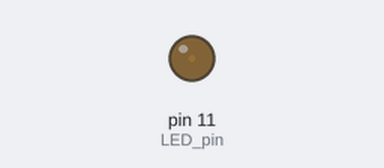
Bench run of a sketch on a simulated Arduino Uno, built with avr-gcc and run on an emulated ATmega328P. On the bench: output pins drawn as LEDs (lit = HIGH).

Above: at 0.05 s.
At 1.15 s:
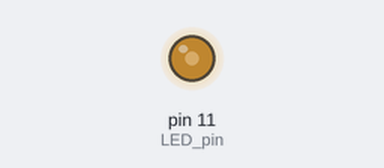
At 2.3 s:
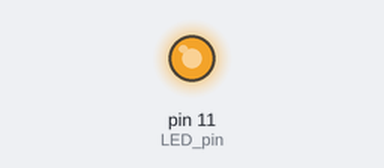
At 4.6 s:
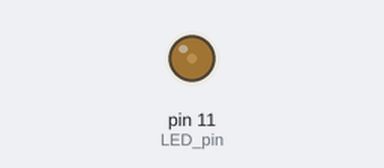
Timing chart, 0 to 6.7 s (numbered marks = the images above):
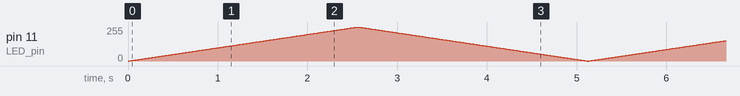

The sketch:

CH_15_code_4.ino
```cpp
/*
 *  아트멜 스튜디오와 아두이노로 배우는 ATmega328 프로그래밍
 *
 * 		Gyeongyong Heo (hgycap@deu.ac.kr)
 *			Department of Electronic Engineering
 *			Dong-eui University
 *  	2015. 07. 14
 */

int LED_pin = 11; // LED 연결 핀
void setup()
{
	pinMode(LED_pin, OUTPUT); // LED 연결 핀을 출력으로 설정
	analogWrite(LED_pin, 0); // LED는 끈 상태에서 시작
}
void loop()
{
	for(int i = 0; i < 256; i++){ // 점차 밝아짐
		analogWrite(LED_pin, i);
		delay(10);
	}
	for(int i = 255; i >= 0; i--){ // 점차 어두워짐
		analogWrite(LED_pin, i);
		delay(10);
	}
}
```
